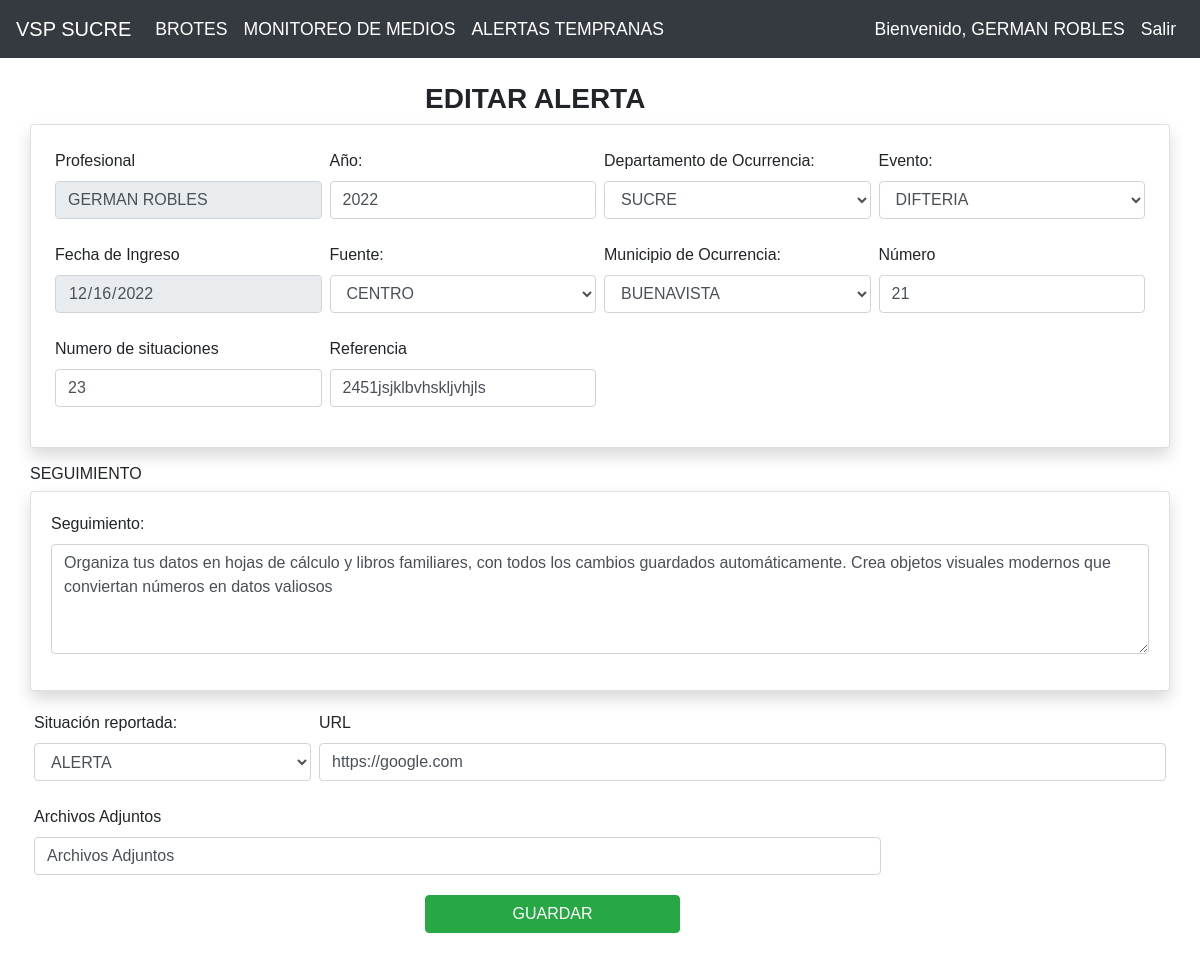
The page /alertas/editarAlerta/1 (signed in) on the database its author committed.
### apps/alertas_vsp/models.py (models this page shows, shortened)
class Alerta(models.Model):
    profesional=models.CharField(max_length=50) #ENITH,YONEIRA
    year=models.IntegerField()
    depto_ocurrencia=models.CharField(max_length=50)
    evento=models.CharField(max_length=50)
    fecha_ingreso=models.DateField()
    fuente_notificacion=models.CharField(max_length=50) #centro nacional de enlace, comunidad, externa a salud publica, externas al programa de vigilancia, instituto nacional de salud, laboratorio de salud publica departamental, monitoreo de medios, secretaria de salud municipal,sivigila
    mun_ocurrencia=models.CharField(max_length=50)
    numero=models.IntegerField()
    numero_situaciones=models.IntegerField()
    referencia=models.CharField(max_length=50)
    seguimiento=models.CharField(max_length=200)
    situacion_reportada=models.CharField(max_length=50) #Alerta medios, alertas, brote, brote eta, caso, conglomerado, foco, noticia o rumor, otro
    url=models.CharField(max_length=50)
    archivos_adjuntos=models.CharField(max_length=50)

### apps/alertas_vsp/views.py (the view)
# urls.py: path('alertas/editarAlerta/<id>',views.editarAlerta),
@login_required
def editarAlerta(request,id):
    alerta=Alerta.objects.get(id=id)
    eventosListados= Evento.objects.all()
    return render(request, "alertas/editarAlerta.html",{"alerta":alerta,"eventos":eventosListados})

### apps/alertas_vsp/templates/alertas/editarAlerta.html (shortened to what this page needs)
{% extends "../plantilla_home.html" %}
{% block body %}
<div class="row">
        <h3 class="col-md-4 offset-md-4 font-weight-bold">EDITAR ALERTA</h3>
        <form action="/edicionAlerta/{{alerta.id}}" method="POST">{% csrf_token %}
            <div class="card w-100 float-left mb-3 shadow">
                <div class="card-body">
                    <div class="w-25 form-group float-left p-1 m-0">
                        <label  for="txtProfesional">Profesional</label>
                        <input type="text" id="txtProfesional" name="txtProfesional" class="form-control"
                        value="{{ user.first_name }} {{ user.last_name }}"placeholder="Profesional" minlength="10" maxlength="50"
                        readonly required/>
                    </div>
                    <div class="w-25 form-group float-left p-1">
                        <label  for="txtYear">Año:</label>
                        <input type="text" id="txtYear" onChange="" name="txtYear"  class="form-control"
                        value="{{ alerta.year }}"
                        placeholder="Año" required/>
                    </div>
                    <div class="w-25 form-group float-left p-1">
                    <label  for="optDeptoOcurrencia">Departamento de Ocurrencia:</label>
                    <select class="form-control form-select col-sm-12 col-md-6 col-lg-12 col-xl-12" id="optDeptoOcurrencia" name="optDeptoOcurrencia">
                        <option value={{alerta.depto_ocurrencia}}>{{alerta.depto_ocurrencia}}</option>
                    </select>
                    </div>
                    <div class="w-25 form-group float-left p-1">
                        <label  for="optEvento">Evento:</label>
                        <select class="form-control form-select col-sm-12 col-md-6 col-lg-12 col-xl-12" id="optEvento" name="optEvento">
                            <option value="{{alerta.evento}}">{{alerta.evento}}</option>
                        </select>
                    </div>
                    <div class="w-25 form-group float-left p-1">
                        <label  for="txtFechaIngreso">Fecha de Ingreso</label>
                        <input type="date" id="txtFechaIngreso" onChange="calcularSemana(this);"
                        name="txtFechaIngreso"  class="form-control"
                        value="{{ alerta.fecha_ingreso|date:'Y-m-d' }}" placeholder="Fecha de Ingreso" readonly required/>
                    </div>
                    <div class="w-25 form-group float-left p-1">
                        <label  for="optFuenteNotificacion">Fuente:</label>
                        <select class="form-control form-select col-sm-12 col-md-6 col-lg-12 col-xl-12" id="optFuenteNotificacion" name="optFuenteNotificacion">
                            <option value={{alerta.fuente_notificacion}}>{{alerta.fuente_notificacion}}</option>
                        </select>
                    </div>
                   <div class="w-25 form-group float-left p-1">
                    <label  for="optMunOcurrencia">Municipio de Ocurrencia:</label>
                    <select class="form-control form-select col-sm-12 col-md-6 col-lg-12 col-xl-12" id="optMunOcurrencia" name="optMunOcurrencia">
                        <option value={{alerta.mun_ocurrencia}}>{{alerta.mun_ocurrencia}}</option>
                    </select>
                </div>
                <div class="w-25 form-group float-left p-1">
                    <label  for="txtNumero">Número</label>
                    <input type="text" id="txtNumero" onChange="" name="txtNumero"  class="form-control"
                    value="{{alerta.numero}}"
                    placeholder="Número" required/>
                </div>
                <div class="w-25 form-group float-left p-1">
                    <label  for="txtNumeroSituaciones">Numero de situaciones</label>
                    <input type="text" id="txtNumeroSituaciones" onChange="" name="txtNumeroSituaciones"  class="form-control"
                    value="{{alerta.numero_situaciones}}"
                    placeholder="Numero de situaciones" required/>
                </div>
                <div class="w-25 form-group float-left p-1 m-0">
                    <label  for="txtReferencia">Referencia</label>
                    <input type="text" id="txtReferencia" name="txtReferencia" class="form-control"
                    placeholder="Referencia" minlength="10" maxlength="50"
                    value="{{alerta.referencia}}"
                    required/>
                </div>
            </div>
        </div>
        <h6>SEGUIMIENTO</h6>
        <div class="card w-100 float-left mb-3 shadow">
            <div class="card-body">
                 <div class="w-100 form-group float-left">
                    <label  for="txtSeguimiento">Seguimiento:</label>
                    <textarea id="txtSeguimiento" name="txtSeguimiento" class="form-control" rows="4" cols="50"
                    placeholder="Seguimiento" minlength="10" maxlength="200" resize-none required>{{alerta.seguimiento}}
                    </textarea>
                </div>
            </div>
        </div>
         <div class="w-25 form-group float-left p-1">
            <label  for="optSituacionReportada">Situación reportada:</label>
            <select class="form-control form-select col-sm-12 col-md-6 col-lg-12 col-xl-12" id="optSituacionReportada" name="optSituacionReportada">
                <option value={{alerta.situacion_reportada}}>{{alerta.situacion_reportada}}</option>
            </select>
        </div>
        <div class="w-75 form-group float-left p-1">
            <label  for="txtUrl">URL</label>
            <input type="text" id="txtUrl" name="txtUrl" class="form-control"
            value="{{alerta.url}}"
            placeholder="URL" minlength="10" maxlength="100" required/>
        </div>
        <div class="w-75 form-group float-left p-1">
            <label  for="fileAlerta">Archivos Adjuntos</label>
            <input type="text" id="fileAlerta" name="fileAlerta" class="form-control"
            value="{{alerta.archivos_adjuntos}}"
            placeholder="Archivos Adjuntos" minlength="10" maxlength="100" required/>
        </div>
            <div class="col-md-4 offset-md-4 w-25 form-group text-center">
                <button type="submit" class="btn btn-success btn-block text-white">GUARDAR</button>
            </div>
        </form>
</div>
{% endblock %}

### apps/alertas_vsp/templates/plantilla_home.html (shortened to what this page needs)
<!DOCTYPE html>
<html lang="en">
<head>
    <link rel="stylesheet" href="https://cdn.jsdelivr.net/npm/bootstrap@4.3.1/dist/css/bootstrap.min.css">
    {% load static %}
    <link rel="stylesheet" href="{% static 'css/style.css' %}" />
  </head>
  <body>
      <nav  class="navbar navbar-expand-lg navbar-dark bg-dark">
        <a class="navbar-brand" href="{% url 'home' %}">VSP SUCRE</a>
        <div class="collapse navbar-collapse" id="navbarNav">
          <ul class="navbar-nav">
            <li class="nav-item active">
              <a class="nav-link" href="{% url 'brotes' %}">BROTES<span class="sr-only">(current)</span></a>
            </li>
            <li class="nav-item active">
              <a class="nav-link" href="{% url 'medios' %}">MONITOREO DE MEDIOS</a>
            </li>
            <li class="nav-item active">
              <a class="nav-link" href="{% url 'alertas' %}">ALERTAS TEMPRANAS</a>
            </li>
          </ul>
         <ul class="navbar-nav ml-auto">
              {% if user.is_authenticated %}
              <li class="nav-item active">
                <a class="nav-link" href="{% url 'salir' %}">Bienvenido, {{ user.first_name }} {{ user.last_name }} </a>
              </li>
              {% endif %}
              <ul class="navbar-nav ml-auto">
              <li class="nav-item active">
                <a class="nav-link" href="{% url 'salir' %}">Salir</a>
              </li>
          </ul>
        </div>
      </nav>
      <div class="container py-4">
            {% block body %}
            {% endblock%}
        </div>
{% load static %}
</body>
</html>

### apps/alertas_vsp/static/css/style.css (style rules this page uses)
body { font-family: 'Bradley Hand', sans-serif !important; }
.navbar-nav .nav-item .nav-link { font-size: 1.1em; color: white; }

### rows shown on the page
Alerta: txtYear "2022", optDeptoOcurrencia "SUCRE", optEvento "DIFTERIA", txtFechaIngreso "12/16/2022", optFuenteNotificacion "CENTRO", optMunOcurrencia "BUENAVISTA", txtNumero "21", txtNumeroSituaciones "23", txtReferencia "2451jsjklbvhskljvhjls", txtSeguimiento "Organiza tus datos en hojas de cálculo y libros familiares, con todos los cambios guardados automáticamente. Crea objetos visuales modernos que conviertan números en datos valiosos", optSituacionReportada "ALERTA", txtUrl "https://google.com", fileAlerta "Archivos Adjuntos"

### other values the page prints
{{ user.first_name }} "GERMAN"
{{ user.last_name }} "ROBLES"
